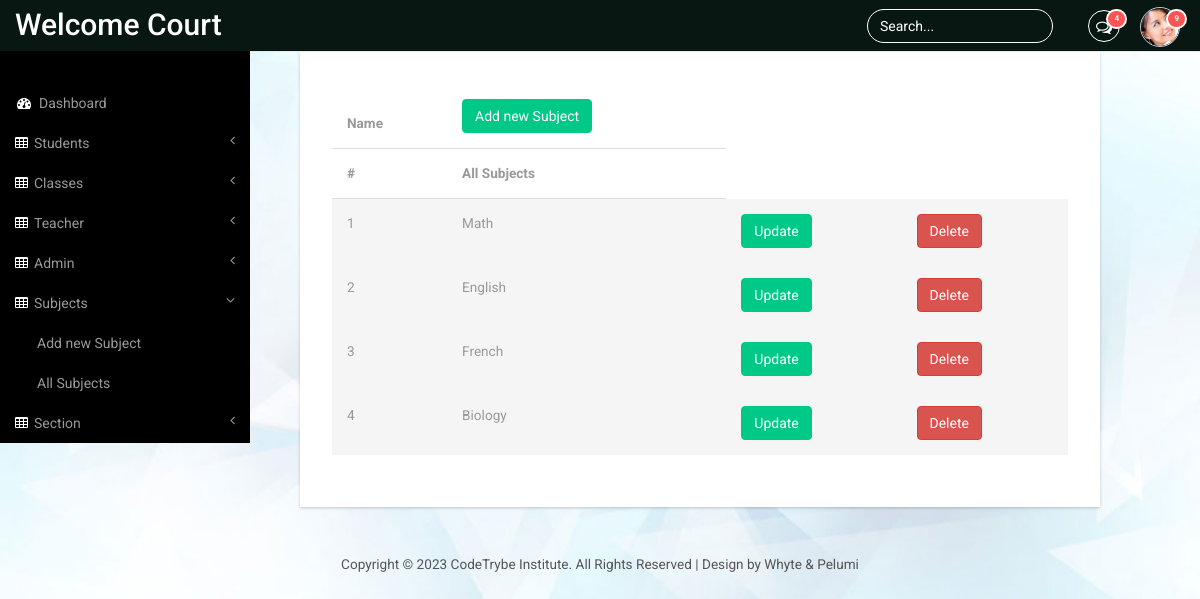
The page /sub_all (signed in) on the database its author committed.
### panel/models.py (models this page shows)
class Subject(models.Model):
    name = models.CharField(max_length=30)
    Teacher = models.ManyToManyField(Teacher,related_name="subject_taught")
    def __str__(self):
        return self.name

### panel/views.py (the view)
# urls.py: path('sub_all',views.all_subject, name='panel-allsub'),
@login_required
def all_subject(request):
    subject_list = Subject.objects.all()
    return render(request, 'panel/all_subject.html', {'subject_list': subject_list})

### panel/templates/panel/all_subject.html (shortened to what this page needs)
{% extends "panel/base.html" %}
{% block content %}
<div class="content_bottom">
    <div class="col-md-8 span_3">
        <div class="bs-example1" data-example-id="contextual-table">
            <table class="table">
                <thead>
                    <tr>
                        <th>Name</th>
                        <th> <a href="{%url 'panel-subRegpage'%}" class="btn btn-primary btn-md"> Add new Subject</a></th>
                    </tr>
                    <tr>
                        <th>#</th>
                        <th> All Subjects</th>
                    </tr>
                </thead>
                <tbody>
                    {% for subject in  subject_list %}
                    <form action="{% url 'panel-subup'  subject.id %}" method="get">
                        <tr class="active">
							<td>{{ forloop.counter}} </td>
                            <td scope="row">{{subject}}</td>
                            <td><button type="submit" class="btn btn-primary btn-md">Update</button></td>
                    </form>
					<td>
                    <form action="{% url 'panel-subdel' subject.id %}" method="post">
                            <button type="submit" class="btn btn-danger btn-md">Delete</button>
                    </form>
					</td>
                    {% endfor %}
                </tbody>
            </table>
        </div>
    </div>
</div>
{% endblock %}

### panel/templates/panel/base.html (shortened to what this page needs)
{% load static%}
<!DOCTYPE HTML>
<html>
<head>
<link href="{% static 'panel/bootstrap.min.css'%}" rel='stylesheet' type='text/css' />
<link href="{% static 'panel/style2.css'%}"rel='stylesheet' type='text/css' />
<link href="{% static 'panel/lines.css'%}" rel='stylesheet' type='text/css' />
<link href="{% static 'panel/font-awesome.css'%}" rel="stylesheet">
<link href="{% static 'panel/custom.css'%}"rel="stylesheet">
</head>
<body id="login">
<div id="wrapper">
        <nav class="top1 navbar navbar-default navbar-static-top" role="navigation" style="margin-bottom: 0">
            <div class="navbar-header">
                <a class="navbar-brand" href="#">Welcome {{user.username}}</a>
            </div>
            <ul class="nav navbar-nav navbar-right">
				<li class="dropdown">
	        		<a href="#" class="dropdown-toggle" data-toggle="dropdown" aria-expanded="false"><i class="fa fa-comments-o"></i><span class="badge">4</span></a>
	      		</li>
			    <li class="dropdown">
	        		<a href="#" class="dropdown-toggle avatar" data-toggle="dropdown"><img src="{% static 'images/1.png' %}"><span class="badge">9</span></a>
	      		</li>
			</ul>
			<form class="navbar-form navbar-right">
              <input type="text" class="form-control" value="Search..." onfocus="this.value = '';" onblur="if (this.value == '') {this.value = 'Search...';}">
            </form>
            <div class="navbar-default sidebar" role="navigation">
                <div class="sidebar-nav navbar-collapse">
                    <ul class="nav" id="side-menu">
                        <li>
                            <a href="{%url 'panel-adminpage' %}"><i class="fa fa-dashboard fa-fw nav_icon"></i>Dashboard</a>
                        </li>
                        <li>
                            <a href="#"><i class="fa fa-table nav_icon"></i>Students<span class="fa arrow"></span></a>
                        </li>
                        <li>
                            <a href="#"><i class="fa fa-table nav_icon"></i>Classes<span class="fa arrow"></span></a>
                        </li>
                        <li>
                            <a href="#"><i class="fa fa-table nav_icon"></i>Teacher<span class="fa arrow"></span></a>
                        </li>
                        <li>
                            <a href="#"><i class="fa fa-table nav_icon"></i>Admin<span class="fa arrow"></span></a>
                        </li>
                        <li>
                            <a href="#"><i class="fa fa-table nav_icon"></i>Subjects<span class="fa arrow"></span></a>
                            <ul class="nav nav-second-level">
								<li>
									<a href="{%url 'panel-subRegpage'%}"> Add new Subject</a>
								</li>
                                <li>
                                    <a href="{%url 'panel-allsub'%}">All Subjects</a>
								</li>
							</ul>
                        </li>
                        <li>
                            <a href="#"><i class="fa fa-table nav_icon"></i>Section<span class="fa arrow"></span></a>
                        </li>
                    </ul>
                </div>
            </div>
        </nav>
    </div>
    {% block content %}
    {% endblock %}
 <div class="copy_layout login register">
      <p>Copyright &copy; 2023 CodeTrybe Institute. All Rights Reserved | Design by Whyte & Pelumi</p>
   </div>
</body>
</html>

### panel/static/panel/style2.css (style rules this page uses)
ul, ol { margin: 0; }
p { margin: 0; }
html, body { font-family: 'Roboto', sans-serif; font-size: 100%; background:#000; overflow-x: hidden; }
body a { transition:0.5s all; -webkit-transition:0.5s all; -moz-transition:0.5s all; -o-transition:0.5s all; -ms-transition:0.5s all; }
.navbar .navbar-nav li a { padding: 0 10px; line-height: 56px; position: relative; }
.navbar .navbar-nav li a i { border: 1px solid #fff; padding: 8px 0; width: 32px; text-align: center; -webkit-border-radius: 50em; -moz-border-radius: 50em; border-radius: 50em; color: #fff; height: 32px; }
.navbar .navbar-nav li .dropdown-toggle.avatar img { height: 40px; -webkit-border-radius: 50em; -moz-border-radius: 50em; border-radius: 50em; border: 1px solid #c0cadd; margin-top: -4px; }
.navbar .navbar-nav li a .badge { background: #ff5454; border: 2px solid white; position: absolute; top: 9px; right: 3px; font-size: 8px; line-height: 8px; padding: 4px 6px; -webkit-border-radius: 50em; -moz-border-radius: 50em; border-radius: 50em; min-width: 0; }
.navbar-default.sidebar { background-color: #000; font-family: 'Roboto', sans-serif; }
nav.top1.navbar.navbar-default.navbar-static-top { background-color:#081712;; font-family: 'Roboto', sans-serif; }
.navbar-default .navbar-brand { color: #fff !important; font-size: 30px; font-weight: 500; }
.navbar-right { margin-right: 10px !important; }
.navbar-right li { display:inline-block; }
i.nav_icon { color: #fff; margin-right:6px; }
.sidebar ul li a { color: #999; font-size:14px; }
.form-control { background: none !important; border: 1px solid #fff !important; border-radius: 20px !important; box-shadow: none !important; }
.navbar-form.navbar-right input[type="text"] { color: #fff; }
form.navbar-form.navbar-right { margin:9px 0 0 0; }
ul.nav.navbar-nav.navbar-right { height: 51px; }
.sidebar-nav.navbar-collapse { margin: 2em 0 0 0; }
.span_3 { padding:0; }
.content_bottom { margin-bottom:1em; width: 100%; margin-left: 300px; margin-bottom: 1em; }
.copy p, .copy_layout p { font-size:0.85em; color:#555; }
.map_container, #chart, .span_6, .col_2, .weather_list, .cal1, .skills-info, .stats-info, .r3_counter_box, .activity_box, .bs-example1, .cloud, .copy { -ms-box-shadow: 0 1px 3px 0px rgba(0, 0, 0, 0.2); -o-box-shadow: 0 1px 3px 0px rgba(0, 0, 0, 0.2); -moz-box-shadow: 0 1px 3px 0px rgba(0, 0, 0, 0.2); -webkit-box-shadow: 0 1px 3px 0px rgba(0, 0, 0, 0.2); box-shadow: 0 1px 3px 0px rgba(0, 0, 0, 0.2); }
.table > thead > tr > th, .table > tbody > tr > th, .table > tfoot > tr > th, .table > thead > tr > td, .table > tbody > tr > td, .table > tfoot > tr > td { border-top: none !important; }
.btn-primary { background-color: rgb(0, 200, 135) !important; border-color: rgb(0, 200, 135) !important; color: #fff; }
.bs-example1 { background:#fff; padding:2em; }
span.badge { min-width: 3rem; padding: 2px 9px; text-align: center; font-size: 0.85; line-height: inherit; color: #fff; position: absolute; right:38px; -webkit-box-sizing: border-box; -moz-box-sizing: border-box; box-sizing: border-box; border-radius: 2px; }
.table > thead > tr > th, .table > tbody > tr > th, .table > tfoot > tr > th, .table > thead > tr > td, .table > tbody > tr > td, .table > tfoot > tr > td { font-size: 0.85em; color: #999; }
.table td, .table>tbody>tr>td, .table>tbody>tr>th, .table>tfoot>tr>td, .table>tfoot>tr>th, .table>thead>tr>td, .table>thead>tr>th { padding:15px !important; }
.table > thead > tr > th { border-bottom: 1px solid #ddd !important; }
.copy_layout { padding:1.5em 0; background:#fff; text-align:center; margin: 4em 0 0em 0; }
.login { background:none; padding:0; margin:11em 0 0 0; height: 100vh; }
.register { margin:2em 0 0 0; }
body#login { background: url(../images/bg.jpg)no-repeat; background-size:cover; -webkit-background-size:cover; -moz-background-size:cover; -o-background-size:cover; -ms-background-size:cover; height: 100vh; display: flex; flex-direction: column; }

### panel/static/panel/custom.css (style rules this page uses)
#wrapper { width: 100%; }
.sidebar .sidebar-nav.navbar-collapse { padding-right: 0; padding-left: 0; }
.sidebar .arrow { float: right; }
.sidebar .fa.arrow:before { content: "\f104"; }
.sidebar .active>a>.fa.arrow:before { content: "\f107"; }
.sidebar .nav-second-level li, .sidebar .nav-third-level li { border-bottom: 0!important; }
.sidebar .nav-second-level li a { padding-left: 37px; }
@media (min-width:768px) { .sidebar { z-index: 1; position: absolute; width: 250px; margin-top: 51px; } }

### rows shown on the page
Subject: name "Math"
Subject: name "English"
Subject: name "French"
Subject: name "Biology"

### other values the page prints
{{ user.username }} "Court"
